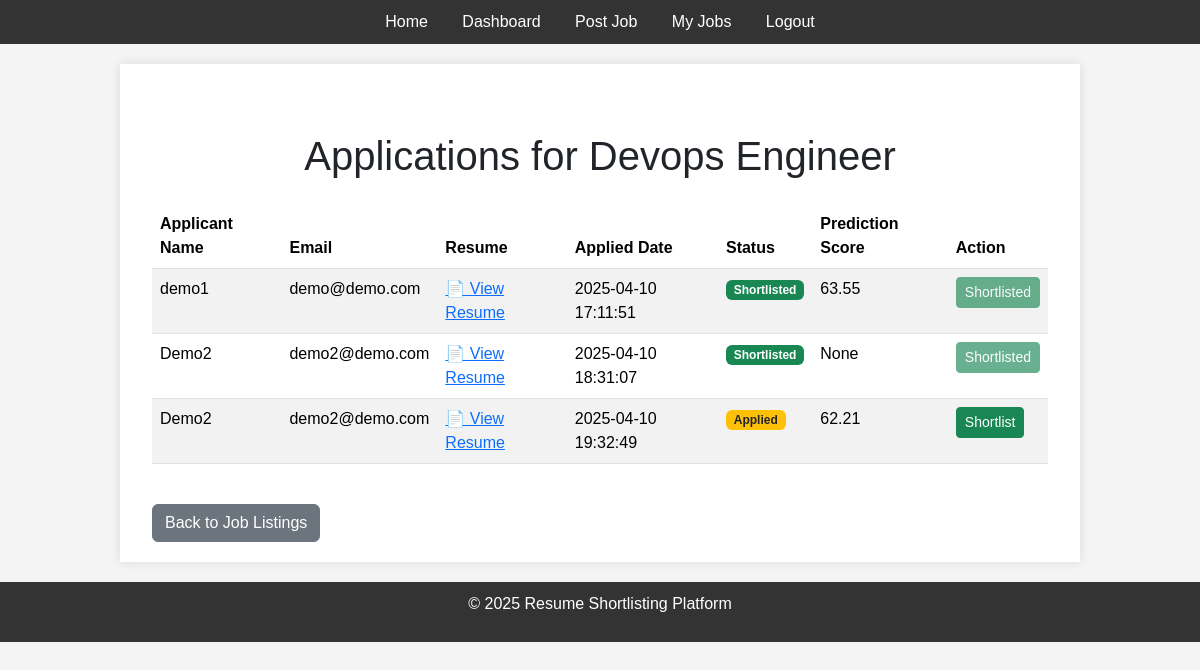
Screenshot of /shortlisting/1 (signed in) with the database file from the repository.
### tables this page shows
CREATE TABLE jobs (
            job_id INTEGER PRIMARY KEY AUTOINCREMENT,
            title TEXT NOT NULL,
            description TEXT NOT NULL,
            requirements TEXT NOT NULL,
            location TEXT NOT NULL,
            job_type TEXT NOT NULL,
            salary REAL,
            posted_date DATETIME DEFAULT CURRENT_TIMESTAMP,
            company_id INTEGER NOT NULL,
            FOREIGN KEY (company_id) REFERENCES users (user_id)
        );

CREATE TABLE applications (
            application_id INTEGER PRIMARY KEY AUTOINCREMENT,
            applicant_id INTEGER NOT NULL,
            job_id INTEGER NOT NULL,
            resume_path TEXT NOT NULL,
            applied_date DATETIME DEFAULT CURRENT_TIMESTAMP,
            status TEXT DEFAULT 'applied' CHECK (status IN ('applied', 'shortlisted', 'not shortlisted')),
            prediction_score REAL,
            FOREIGN KEY (applicant_id) REFERENCES users (user_id),
            FOREIGN KEY (job_id) REFERENCES jobs (job_id)
        );

CREATE TABLE users (
            user_id INTEGER PRIMARY KEY AUTOINCREMENT,
            username TEXT UNIQUE NOT NULL,
            password TEXT NOT NULL,
            email TEXT UNIQUE NOT NULL,
            user_type TEXT NOT NULL CHECK (user_type IN ('company', 'applicant'))
        );

### app.py (the view, shortened to what this page needs)
@app.route('/shortlisting/<int:job_id>', methods=['GET', 'POST'])
def shortlisting(job_id):
    if 'user_id' not in session or session['user_type'] != 'company':
        flash('Unauthorized access.', 'danger')
        return redirect(url_for('index'))
    conn = get_db_connection()
    cursor = conn.cursor()
    company_id = session['user_id']
    job = cursor.execute(
        'SELECT * FROM jobs WHERE job_id = ? AND company_id = ?',
        (job_id, company_id)
    ).fetchone()
    if not job:
        flash('Job not found or does not belong to your company.', 'danger')
        return redirect(url_for('job_listings'))
    applications = cursor.execute(
        '''SELECT applications.*, users.username, users.email
           FROM applications
           JOIN users ON applications.applicant_id = users.user_id
           WHERE applications.job_id = ?''',
        (job_id,),
    ).fetchall()
    conn.close()
    return render_template('shortlisting.html', job=job, applications=applications)

### app.py (called while the page is built)
@app.context_processor
def inject_now():
    from datetime import datetime
    return {'now': datetime.now()}

### scripts/init_db.py (called while the page is built)
def get_db_connection():
    conn = sqlite3.connect(DATABASE)
    conn.row_factory = sqlite3.Row
    return conn

### templates/shortlisting.html (shortened to what this page needs)
{% extends 'base.html' %}
{% block content %}
<div class="container">
	<div class="row justify-content-center mt-5">
		<div class="col-12">
			<h1 class="text-center mb-4">Applications for {{ job.title }}</h1>
			{% if applications %}
			<div class="table-responsive">
				<table class="table table-striped">
					<thead>
						<tr>
							<th>Applicant Name</th>
							<th>Email</th>
							<th>Resume</th>
							<th>Applied Date</th>
							<th>Status</th>
							<th>Prediction Score</th>
							<th>Action</th>
						</tr>
					</thead>
					<tbody>
						{% for application in applications %}
						<tr>
							<td>{{ application.username }}</td>
							<td>{{ application.email }}</td>
							<td>
								<a href="{{ url_for('serve_resume', filename=application.resume_path.replace('\\', '/').split('/')[-1]) }}" target="_blank">
									📄 View Resume
								</a>							</td>
							<td>{{ application.applied_date }}</td>
							<td>
								{% if application.status == 'applied' %}
								<span class="badge bg-warning text-dark">Applied</span>
								{% elif application.status == 'shortlisted' %}
								<span class="badge bg-success">Shortlisted</span>
								{% else %}
								<span class="badge bg-danger">Not Shortlisted</span>
								{% endif %}
							</td>
							<td>{{ application.prediction_score }}</td>
							<td>
								<form method="POST" action="{{ url_for('shortlisting', job_id=job.job_id) }}">
									<button type="submit" class="btn btn-success btn-sm" {% if
										application.status=='shortlisted' or application.status=='not shortlisted' %}
										disabled {% endif %}>
										{% if application.status == 'shortlisted' %}
										Shortlisted
										{% elif application.status == 'not shortlisted' %}
										Not Shortlisted
										{% else %}
										Shortlist
										{% endif %}
									</button>
								</form>
							</td>
						</tr>
						{% endfor %}
					</tbody>
				</table>
			</div>
			{% else %}
			<div class="alert alert-info" role="alert">
				No applications for this job yet.
			</div>
			{% endif %}
			<div class="mt-4">
				<a href="{{ url_for('job_listings') }}" class="btn btn-secondary">
					Back to Job Listings
				</a>
			</div>
		</div>
	</div>
</div>
{% endblock %}

### static/style.css (style rules this page uses)
body { font-family: sans-serif; margin: 0; padding: 0; background-color: #f4f4f4; }

### rows the page displays
jobs: title "Devops Engineer"
applications: username "demo1", email "demo@demo.com", applied_date "2025-04-10 17:11:51", status "Shortlisted", prediction_score "63.55"
applications: username "Demo2", email "demo2@demo.com", applied_date "2025-04-10 18:31:07", status "Shortlisted", prediction_score "None"
applications: username "Demo2", email "demo2@demo.com", applied_date "2025-04-10 19:32:49", status "Applied", prediction_score "62.21"
